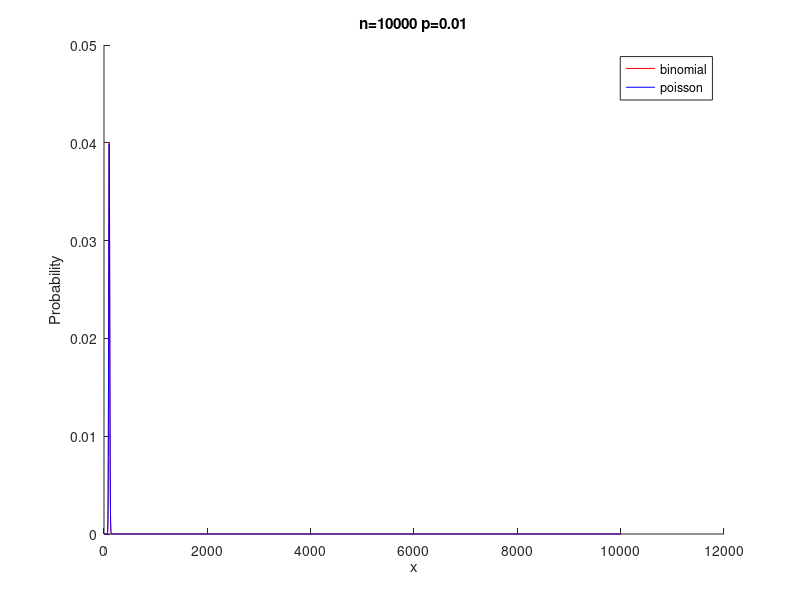
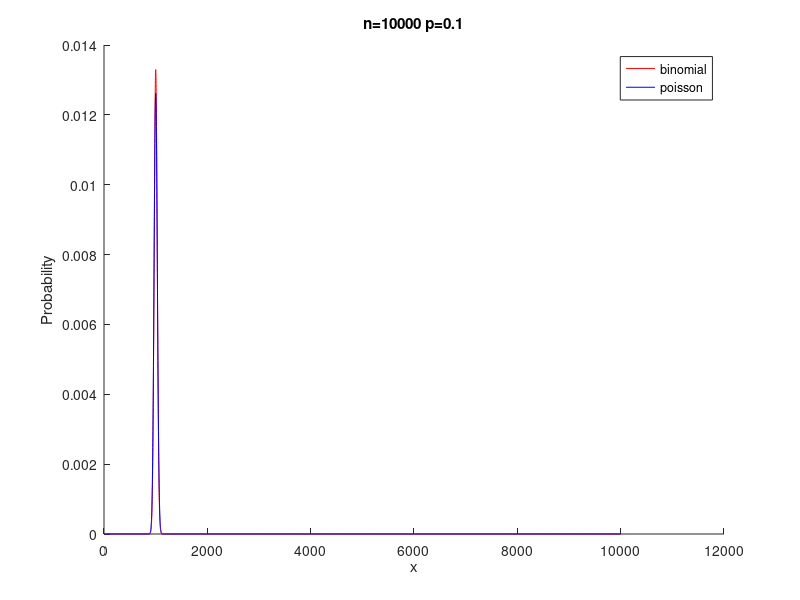
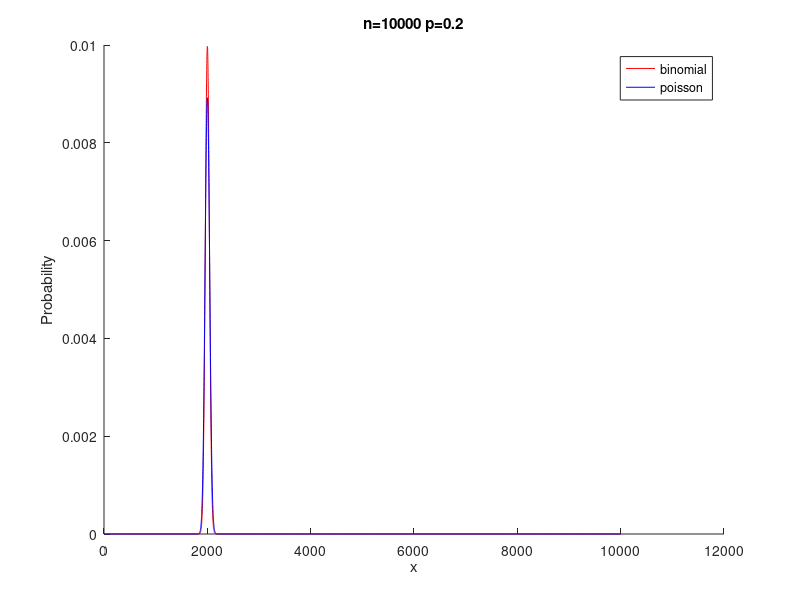
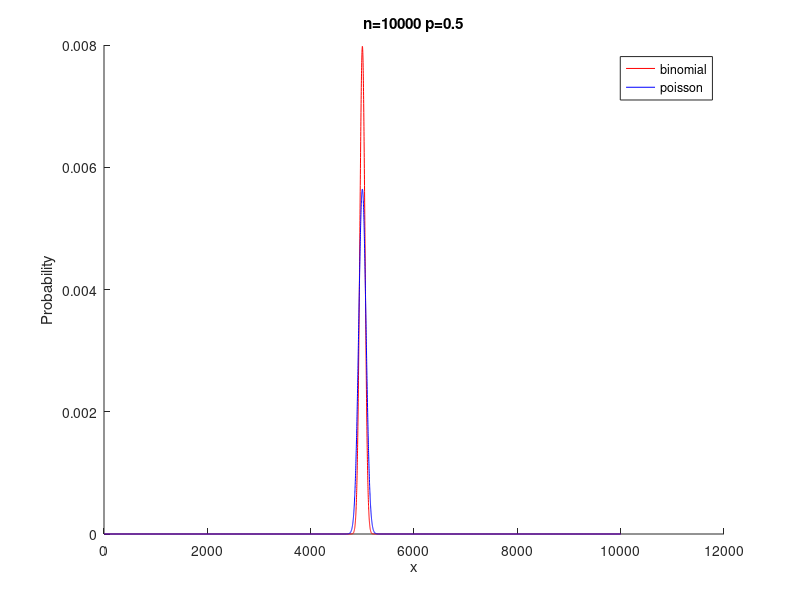

The MATLAB source for these figures, in order:
for l = 1:10001
cona(l) = binopdf(l-1,10000,0.01);
conb(l) = poisspdf(l-1,100);
end
figure
hold on 
plot(cona,'r');
plot(conb,'b');
hold off
title('n=10000 p=0.01');
legend('binomial','poisson');
xlabel('x');
ylabel('Probability');

for l = 1:10001
conc(l) = binopdf(l-1,10000,0.1);
cond(l) = poisspdf(l-1,1000);
end
figure
hold on 
plot(conc,'r');
plot(cond,'b');
hold off
title('n=10000 p=0.1');
legend('binomial','poisson');
xlabel('x');
ylabel('Probability');

for l = 1:10001
cone(l) = binopdf(l-1,10000,0.2);
conf(l) = poisspdf(l-1,2000);
end
figure
hold on 
plot(cone,'r');
plot(conf,'b');
hold off
title('n=10000 p=0.2');
legend('binomial','poisson');
xlabel('x');
ylabel('Probability');

for l = 1:10001
cong(l) = binopdf(l-1,10000,0.5);
conh(l) = poisspdf(l-1,5000);
end
figure
hold on 
plot(cong,'r');
plot(conh,'b')
hold off
title('n=10000 p=0.5');
legend('binomial','poisson');
xlabel('x');
ylabel('Probability');